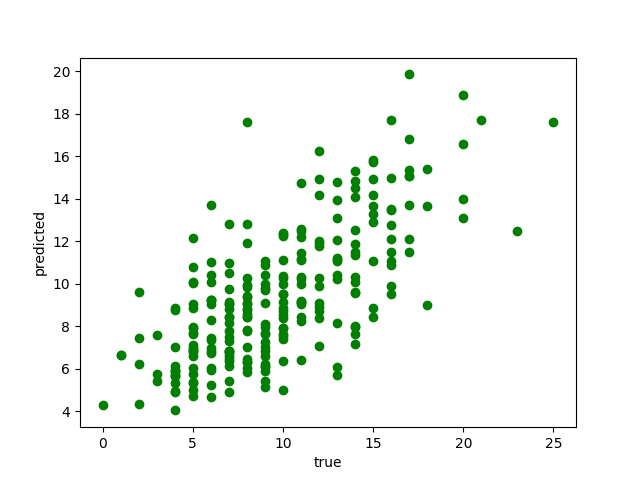

The Python source for this figure:
import numpy as np
from util import plot
import util
import matplotlib.pyplot as plt

def main(lr, train_path, eval_path, save_path):
    """Problem: Poisson regression with gradient ascent.

    Args:
        lr: Learning rate for gradient ascent.
        train_path: Path to CSV file containing dataset for training.
        eval_path: Path to CSV file containing dataset for evaluation.
        save_path: Path to save predictions.
    """
    # Load training set
    x_train, y_train = util.load_dataset(train_path, add_intercept=True)
    x_eval, y_eval = util.load_dataset(eval_path, add_intercept=True)

    # *** START CODE HERE ***
    pr = PoissonRegression()

    # Fit a Poisson Regression model
    pr.fit(x_train, y_train)

    # Run on the validation set, and use np.savetxt to save outputs to save_path
    predictions = pr.predict(x_eval)    
    

    plt.figure()
    plt.plot(y_eval, predictions, 'go', linewidth=2)
    plt.xlabel('true')
    plt.ylabel('predicted')
    plt.savefig("poisson.png")

    np.savetxt(save_path, predictions)
    # *** END CODE HERE ***


    

# Function to calculate exp(Theta Transpose X)
def poisson_expected_val (theta, x):
    return np.exp(np.matmul(np.transpose(theta), x)[0][0])

# L1 Normalization
def L1Norm(x):
    sum = 0.0

    for i in range (0, x.shape[0]):
        for j in range (0, x.shape[1]):
            sum += abs(x[i,j])
    return sum

class PoissonRegression:
    """Poisson Regression.

    Example usage:
        > clf = PoissonRegression(step_size=lr)
        > clf.fit(x_train, y_train)
        > clf.predict(x_eval)
    """

    def __init__(self, step_size=1e-5, max_iter=10000000, eps=1e-5,
                 theta_0=None, verbose=True):
        """
        Args:
            step_size: Step size for iterative solvers only.
            max_iter: Maximum number of iterations for the solver.
            eps: Threshold for determining convergence.
            theta_0: Initial guess for theta. If None, use the zero vector.
            verbose: Print loss values during training.
        """
        self.theta = theta_0
        self.step_size = step_size
        self.max_iter = max_iter
        self.eps = eps
        self.verbose = verbose

    def fit(self, x, y):
        """Run gradient ascent to maximize likelihood for Poisson regression.

        Args:
            x: Training example inputs. Shape (n_examples, dim).
            y: Training example labels. Shape (n_examples,).
        """
        # *** START CODE HERE ***
        num_data = x.shape[0]
        num_features = x.shape[1]

        convergance = False
        iteration = 0

        self.theta = np.zeros((num_features, 1))
        theta_step = np.zeros((num_features, 1))

        while not convergance:

            for i in range(0, num_data):

                x_vector = np.transpose(np.array(x[i]).reshape(1, num_features))

                expected_val = poisson_expected_val(self.theta, x_vector)

                for j in range(0, num_features):
                        theta_step[j] +=  (y[i] - expected_val) * x[i][j]

            #end of iteration over data
            theta_step *= self.step_size

            new_theta = self.theta + theta_step

            delta_theta = self.theta - new_theta

            if L1Norm(delta_theta) < self.eps:
                convergance = True

            # Update theta
            self.theta = new_theta

            if self.verbose is True:
                print("Iteration  = ", iteration)
                iteration += 1
                print("delta = ", L1Norm(delta_theta))

            if iteration > self.max_iter:
                convergance = True
                print("Exiting after hitting max iterations of ", + str(self.max_iter))

        # *** END CODE HERE ***

    def predict(self, x):
        """Make a prediction given inputs x.

        Args:
            x: Inputs of shape (n_examples, dim).

        Returns:
            Floating-point prediction for each input, shape (n_examples,).
        """
        # *** START CODE HERE ***
        num_data = x.shape[0]
        num_features = x.shape[1]

        predictions = np.zeros((num_data, 1))

        for i in range (0, num_data):
            x_vector = np.transpose(np.array(x[i]).reshape(1, num_features))
            predictions[i] = poisson_expected_val(x_vector, self.theta)

        return predictions
        # *** END CODE HERE ***

if __name__ == '__main__':
    main(lr=1e-5,
        train_path='train.csv',
        eval_path='valid.csv',
        save_path='poisson_pred.txt')
